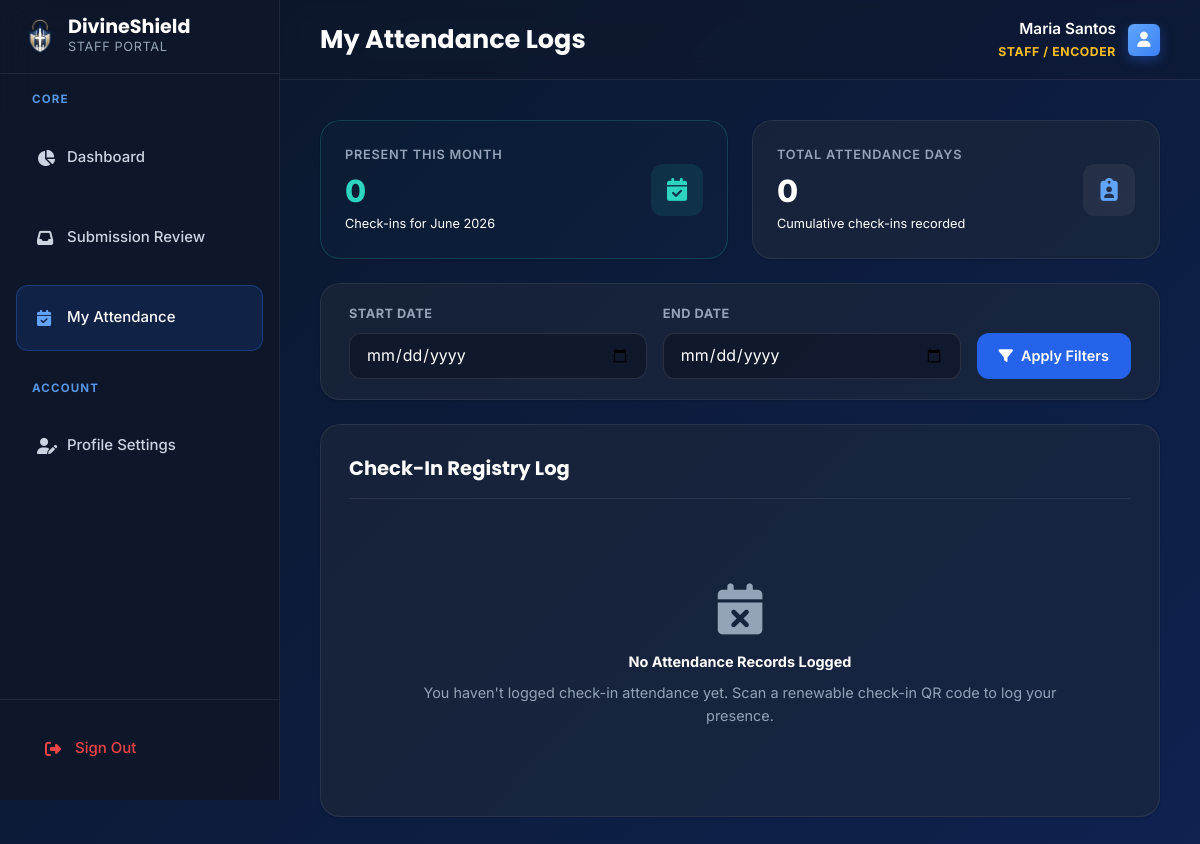
The page /views/staff/attendance_history.php (signed in) on the database as committed earlier.
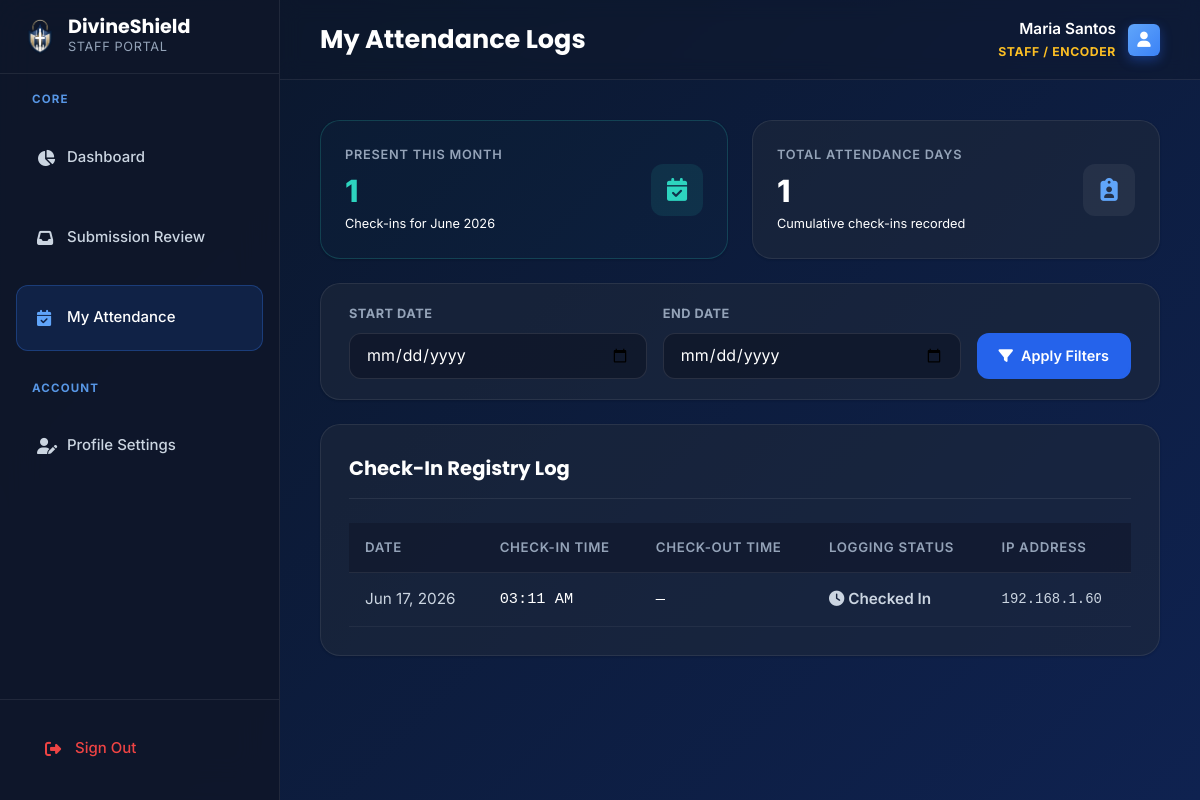
The same page on the database as committed later.
### tables this page shows
CREATE TABLE `users` (
  `id` int(11) NOT NULL,
  `username` varchar(50) NOT NULL,
  `password_hash` varchar(255) NOT NULL,
  `role` enum('admin','staff','church_leader') NOT NULL,
  `position_title` varchar(100) DEFAULT NULL,
  `first_name` varchar(50) NOT NULL,
  `middle_name` varchar(50) DEFAULT NULL,
  `last_name` varchar(50) NOT NULL,
  `email` varchar(100) NOT NULL,
  `phone` varchar(20) DEFAULT NULL,
  `admin_pin` varchar(4) DEFAULT NULL,
  `profile_picture` varchar(255) DEFAULT NULL,
  `admin_message` text DEFAULT NULL,
  `status` enum('pending','active','inactive') DEFAULT 'pending',
  `created_at` timestamp NOT NULL DEFAULT current_timestamp(),
  `updated_at` timestamp NOT NULL DEFAULT current_timestamp() ON UPDATE current_timestamp()
);

CREATE TABLE `staff_attendance` (
  `id` int(11) NOT NULL,
  `user_id` int(11) NOT NULL,
  `check_in_time` timestamp NOT NULL DEFAULT current_timestamp(),
  `ip_address` varchar(45) DEFAULT NULL
);

### views/staff/attendance_history.php (the view, shortened to what this page needs)
<?php
require_once '../../db.php';
$pageTitle = "My Attendance Logs";
$userId = $_SESSION['user_id'];
$dateStart = $_GET['date_start'] ?? '';
$dateEnd = $_GET['date_end'] ?? '';
$query = "SELECT * FROM staff_attendance WHERE user_id = ?";
$params = [$userId];
$query .= " ORDER BY check_in_time DESC";
$stmtLogs = $pdo->prepare($query);
$stmtLogs->execute($params);
$logs = $stmtLogs->fetchAll(PDO::FETCH_ASSOC);
$stmtMonthCount = $pdo->prepare("
    SELECT COUNT(*)
    FROM staff_attendance
    WHERE user_id = ?
      AND YEAR(check_in_time) = YEAR(CURRENT_DATE)
      AND MONTH(check_in_time) = MONTH(CURRENT_DATE)
");
$stmtMonthCount->execute([$userId]);
$currentMonthPresentCount = intval($stmtMonthCount->fetchColumn());
$totalCheckins = count($logs);
include 'includes/header.php';
?>
<div class="stats-grid" style="grid-template-columns: repeat(auto-fit, minmax(240px, 1fr)); margin-bottom: 24px;">
    <div class="stat-box" style="border-color: rgba(45, 212, 191, 0.2); background: rgba(45, 212, 191, 0.02);">
        <div class="stat-box-info">
            <h4>Present This Month</h4>
            <div class="stat-val" style="color: var(--teal-400);"><?php echo $currentMonthPresentCount; ?></div>
            <p style="font-size: 0.75rem; color: var(--gray-500); margin-top:4px;">Check-ins for <?php echo date('F Y'); ?></p>
        </div>
        <div class="stat-box-icon" style="color: var(--teal-400); background: rgba(45, 212, 191, 0.1);">
            <i class="fas fa-calendar-check"></i>
        </div>
    </div>
    <div class="stat-box">
        <div class="stat-box-info">
            <h4>Total Attendance Days</h4>
            <div class="stat-val"><?php echo $totalCheckins; ?></div>
            <p style="font-size: 0.75rem; color: var(--gray-500); margin-top:4px;">Cumulative check-ins recorded</p>
        </div>
        <div class="stat-box-icon">
            <i class="fas fa-clipboard-user"></i>
        </div>
    </div>
</div>
<section class="dashboard-card" style="margin-bottom:24px; padding: 20px 28px;">
  <form action="attendance_history.php" method="GET" style="display:flex; flex-wrap:wrap; gap:16px; align-items:flex-end;">
    <div style="flex:1; min-width:140px;">
      <label style="display:block; font-size:0.75rem; text-transform:uppercase; color:var(--gray-400); font-weight:700; margin-bottom:8px; letter-spacing:0.04em;">Start Date</label>
      <input type="date" name="date_start" class="auth-input filter-input" value="<?php echo htmlspecialchars($dateStart); ?>" style="background:rgba(15,23,42,0.8); border-color:rgba(255,255,255,0.1); height:46px;">
    </div>
    <div style="flex:1; min-width:140px;">
      <label style="display:block; font-size:0.75rem; text-transform:uppercase; color:var(--gray-400); font-weight:700; margin-bottom:8px; letter-spacing:0.04em;">End Date</label>
      <input type="date" name="date_end" class="auth-input filter-input" value="<?php echo htmlspecialchars($dateEnd); ?>" style="background:rgba(15,23,42,0.8); border-color:rgba(255,255,255,0.1); height:46px;">
    </div>
    <div style="display:flex; gap:10px; width:auto;">
      <button type="submit" class="btn btn-primary" style="padding:10px 20px; font-size:0.85rem; height:46px;">
        <i class="fas fa-filter"></i> Apply Filters
      </button>
    </div>
  </form>
</section>
<div class="dashboard-card">
    <div class="dashboard-card-header" style="border-bottom: 1px solid rgba(255, 255, 255, 0.08); padding-bottom: 14px; margin-bottom: 24px;">
        <h3 class="dashboard-card-title" style="font-family: var(--font-head); font-size: 1.15rem; font-weight: 700; color: var(--white);">Check-In Registry Log</h3>
    </div>
    <div class="panel-body" style="padding:0;">
        <?php if ($totalCheckins > 0): ?>
            <div class="dark-table-wrap">
                <table class="dark-table">
                    <thead>
                        <tr>
                            <th>Date</th>
                            <th>Check-In Time</th>
                            <th>Check-Out Time</th>
                            <th>Logging Status</th>
                            <th>IP Address</th>
                        </tr>
                    </thead>
                    <tbody>
                        <?php foreach($logs as $log): ?>
                        <tr>
                            <td class="fw-semibold text-white">
                                <?php echo date('M d, Y', strtotime($log['check_in_time'])); ?>
                            </td>
                            <td style="font-family: monospace; color:var(--white);">
                                <?php echo date('h:i A', strtotime($log['check_in_time'])); ?>
                            </td>
                            <td style="font-family: monospace; color:var(--white);">
                                <?php echo $log['check_out_time'] ? date('h:i A', strtotime($log['check_out_time'])) : '<span class="text-muted">—</span>'; ?>
                            </td>
                            <td>
                                <span class="status-badge <?php echo $log['check_out_time'] ? 'success' : 'warning'; ?>" style="font-weight:600;">
                                    <i class="fas <?php echo $log['check_out_time'] ? 'fa-circle-check' : 'fa-clock'; ?>"></i>
                                    <?php echo $log['check_out_time'] ? 'Completed' : 'Checked In'; ?>
                                </span>
                            </td>
                            <td class="text-muted" style="font-family: monospace; font-size: 0.82rem;">
                                <?php echo htmlspecialchars($log['ip_address'] ?? '—'); ?>
                            </td>
                        </tr>
                        <?php endforeach; ?>
                    </tbody>
                </table>
            </div>
        <?php else: ?>
            <div class="empty-state" style="padding: 60px; text-align: center;">
                <i class="fas fa-calendar-times empty-icon" style="font-size: 3rem; color:var(--gray-500); margin-bottom: 16px;"></i>
                <h4 style="color: var(--white); margin-bottom: 8px;">No Attendance Records Logged</h4>
                <p style="color: var(--gray-400);">You haven't logged check-in attendance yet. Scan a renewable check-in QR code to log your presence.</p>
            </div>
        <?php endif; ?>
    </div>
</div>
<?php include 'includes/footer.php'; ?>

### views/staff/includes/header.php (shortened to what this page needs)
<?php
$stmtStaff = $pdo->prepare("SELECT profile_picture, first_name, last_name, role FROM users WHERE id = ?");
$stmtStaff->execute([$_SESSION['user_id']]);
$staffData = $stmtStaff->fetch(PDO::FETCH_ASSOC);
$staffProfilePic = $staffData['profile_picture'] ?? null;
$staffFullName = trim(($staffData['first_name'] ?? '') . ' ' . ($staffData['last_name'] ?? ''));
?>
<!DOCTYPE html>
<html lang="en">
<head>
  <link rel="stylesheet" href="../../assets/css/style.css?v=16" />
  <link rel="stylesheet" href="../../assets/css/filtering_global.css" />
  <link rel="stylesheet" href="https://cdnjs.cloudflare.com/ajax/libs/font-awesome/6.5.0/css/all.min.css" />
</head>
<body>
  <div class="admin-layout">
    <?php include 'sidebar.php'; ?>
    <main class="admin-main">
      <header class="admin-topbar">
        <div style="display:flex; align-items:center; flex:1; min-width:0;">
          <div class="topbar-title" style="white-space:nowrap; overflow:hidden; text-overflow:ellipsis;">
            <?php echo isset($pageTitle) ? htmlspecialchars($pageTitle) : 'Staff Dashboard'; ?>
          </div>
        </div>
        <div class="topbar-user">
          <div class="user-badge-group">
            <div class="user-badge-name"><?php echo htmlspecialchars($staffFullName); ?></div>
            <div class="user-badge-role">Staff / Encoder</div>
          </div>
          <?php if (!empty($staffProfilePic) && file_exists('../../' . $staffProfilePic)): ?>
            <img src="../../<?php echo htmlspecialchars($staffProfilePic); ?>" alt="Profile" style="width:36px; height:36px; border-radius:50%; object-fit:cover; border:1px solid rgba(255,255,255,0.15); flex-shrink:0;" />
          <?php else: ?>
            <div class="logo-mark small" style="background:linear-gradient(135deg, var(--blue-400), var(--blue-500)); color:var(--white); flex-shrink:0;"><i class="fas fa-user"></i></div>
          <?php endif; ?>
        </div>
      </header>
      <div class="admin-content">

### views/staff/includes/sidebar.php (shortened to what this page needs)
<?php
$currentPage = basename($_SERVER['PHP_SELF']);
?>
<aside class="admin-sidebar" id="staffSidebar">
  <div class="sidebar-header">
    <a href="dashboard.php" class="nav-brand" style="pointer-events: none;">
      <div class="logo-mark small img-wrap" style="background: transparent; box-shadow: none; border: none; overflow: visible;">
        <img src="../../assets/images/DivineShieldLogo.png" alt="DivineShield Logo" style="height: 50px; width: 50px; object-fit: contain;">
      </div>
      <div class="brand-text">
        <span class="brand-main">DivineShield</span>
        <span class="brand-sub">Staff Portal</span>
      </div>
    </a>
  </div>
  <nav class="sidebar-menu" id="staffSidebarMenu">
    <div class="sidebar-section-label" style="margin-top:0;">Core</div>
    <a href="dashboard.php" class="sidebar-link <?php echo $currentPage === 'dashboard.php' ? 'active' : ''; ?>">
      <i class="fas fa-chart-pie"></i>
      <span>Dashboard</span>
    </a>
    <a href="submissions.php" class="sidebar-link <?php echo $currentPage === 'submissions.php' ? 'active' : ''; ?>">
      <i class="fas fa-inbox"></i>
      <span>Submission Review</span>
    </a>
    <a href="attendance_history.php" class="sidebar-link <?php echo $currentPage === 'attendance_history.php' ? 'active' : ''; ?>">
      <i class="fas fa-calendar-check"></i>
      <span>My Attendance</span>
    </a>
    <div class="sidebar-section-label">Account</div>
    <a href="profile.php" class="sidebar-link <?php echo $currentPage === 'profile.php' ? 'active' : ''; ?>">
      <i class="fas fa-user-pen"></i>
      <span>Profile Settings</span>
    </a>
  </nav>
  <div class="sidebar-footer">
    <a href="logout.php" class="sidebar-link logout-btn-trigger" style="color:var(--red-500); border-color:transparent;">
      <i class="fas fa-sign-out-alt"></i>
      <span>Sign Out</span>
    </a>
  </div>
</aside>

### views/staff/includes/footer.php
      </div>
    </main>
  </div>
</body>
</html>

### assets/css/filtering_global.css (style rules this page uses)
.filter-input { padding-left: 16px !important; }

Rows that differ between the two databases and show on the page:
added staff_attendance: check_in_time "Jun 17, 2026", check_in_time "03:11 AM", shows "Checked In", ip_address "192.168.1.60"
Other text that changed with them:
$currentMonthPresentCount: "0" → "1"
$totalCheckins: "0" → "1"
text no longer shown: "No Attendance Records Logged You haven't logged check-in attendance yet. Scan a renewable check-in QR code to log your presence."
text now shown: "DATE CHECK-IN TIME CHECK-OUT TIME LOGGING STATUS IP ADDRESS"
